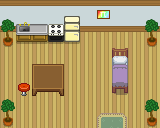

The image is a tile-based game level rendered from a .tmx file. Its description and source (layers, tilesets, objects; grid data summarised) follow:
An orthogonal 10x8 tile map with 16x16 px tiles, 4 tile layers (Tile Layer 2, Tile Layer 3, Tile Layer 4, Above player), 5 tilesets.

<map version="1.8" tiledversion="1.8.0" orientation="orthogonal" renderorder="right-down" compressionlevel="0" width="10" height="8" tilewidth="16" tileheight="16" infinite="0" nextlayerid="8" nextobjectid="59">
 <properties>
  <property name="inside" type="bool" value="true" />
  <property name="scenario" value="spyder" />
  <property name="slug" value="house5" />
  <property name="types" value="notype" />
 </properties>
 <tileset firstgid="1" name="floors and walls" tilewidth="16" tileheight="16" tilecount="88" columns="11">
  <image source="../gfx/tilesets/floorsandwalls.png" width="176" height="128" />
 </tileset>
 <tileset firstgid="89" name="kitchen" tilewidth="16" tileheight="16" tilecount="16" columns="4">
  <image source="../gfx/tilesets/kitchen.png" width="64" height="64" />
 </tileset>
 <tileset firstgid="105" name="plants" tilewidth="16" tileheight="16" tilecount="2" columns="1">
  <image source="../gfx/tilesets/plants.png" width="16" height="32" />
 </tileset>
 <tileset firstgid="110" name="Set_Pieces_by_Kelvin_Shadewing" tilewidth="16" tileheight="16" tilecount="1440" columns="45">
  <image source="../gfx/tilesets/Set_Pieces_by_Kelvin_Shadewing.png" width="720" height="512" />
 </tileset>
 <tileset firstgid="1550" name="Interior_Tiles_by_ArMM1998" tilewidth="16" tileheight="16" tilecount="1000" columns="40">
  <image source="../gfx/tilesets/Interior_Tiles_by_ArMM1998.png" width="640" height="400" />
 </tileset>
 <layer id="2" name="Tile Layer 2" width="10" height="8">
  <data>[80 cells, 80 non-empty, 3 distinct tile ids]</data>
 </layer>
 <layer id="3" name="Tile Layer 3" width="10" height="8">
  <data>[80 cells, 28 non-empty, 22 distinct tile ids]</data>
 </layer>
 <layer id="7" name="Tile Layer 4" width="10" height="8">
  <data>[80 cells, 4 non-empty, 4 distinct tile ids]</data>
 </layer>
 <layer id="4" name="Above player" width="10" height="8">
  <data>[80 cells, 0 non-empty, 0 distinct tile ids]</data>
 </layer>
 <objectgroup color="#ff0000" id="5" name="Collision" />
 <objectgroup color="#ffff00" id="6" name="Events" />
</map>
